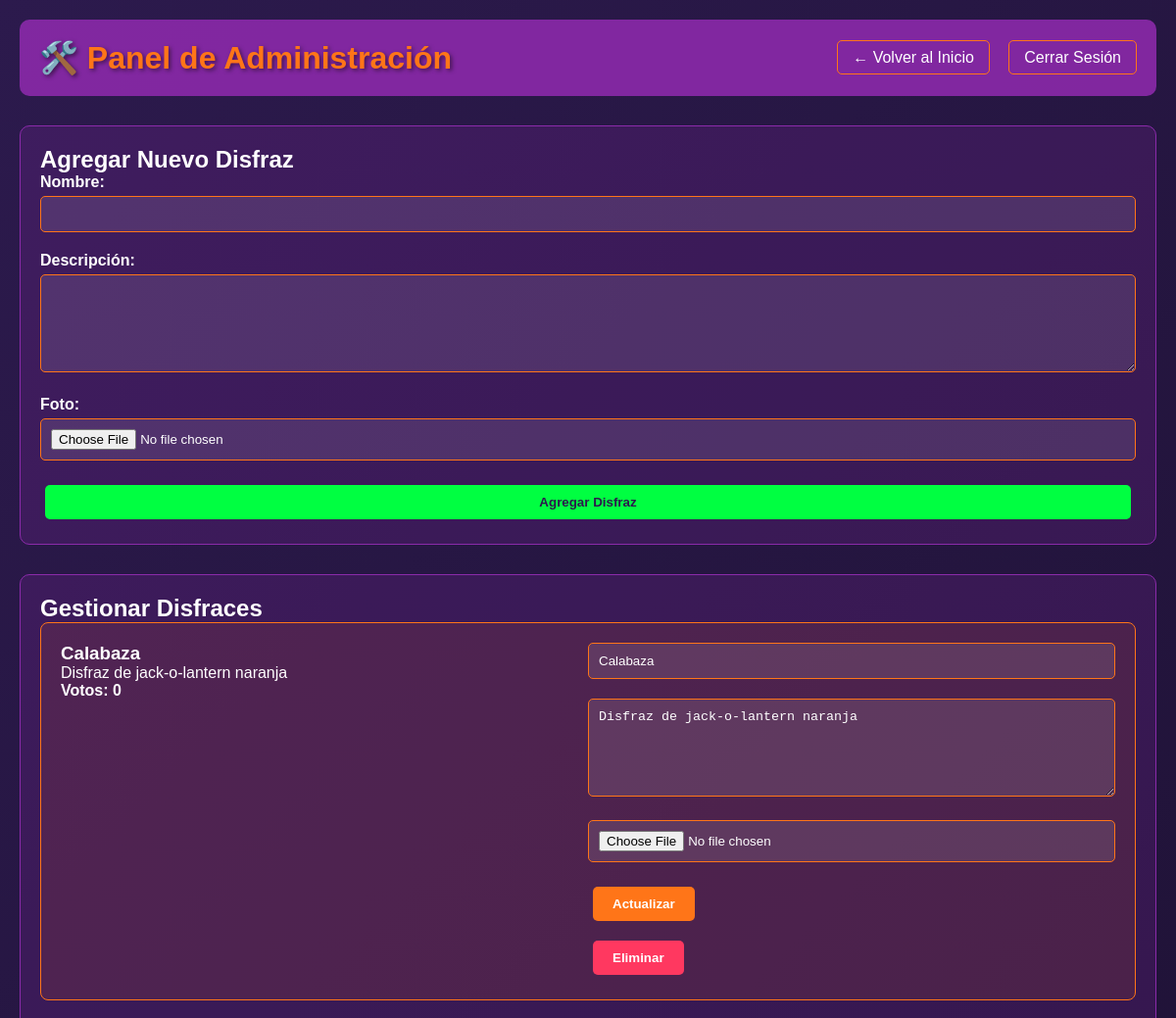
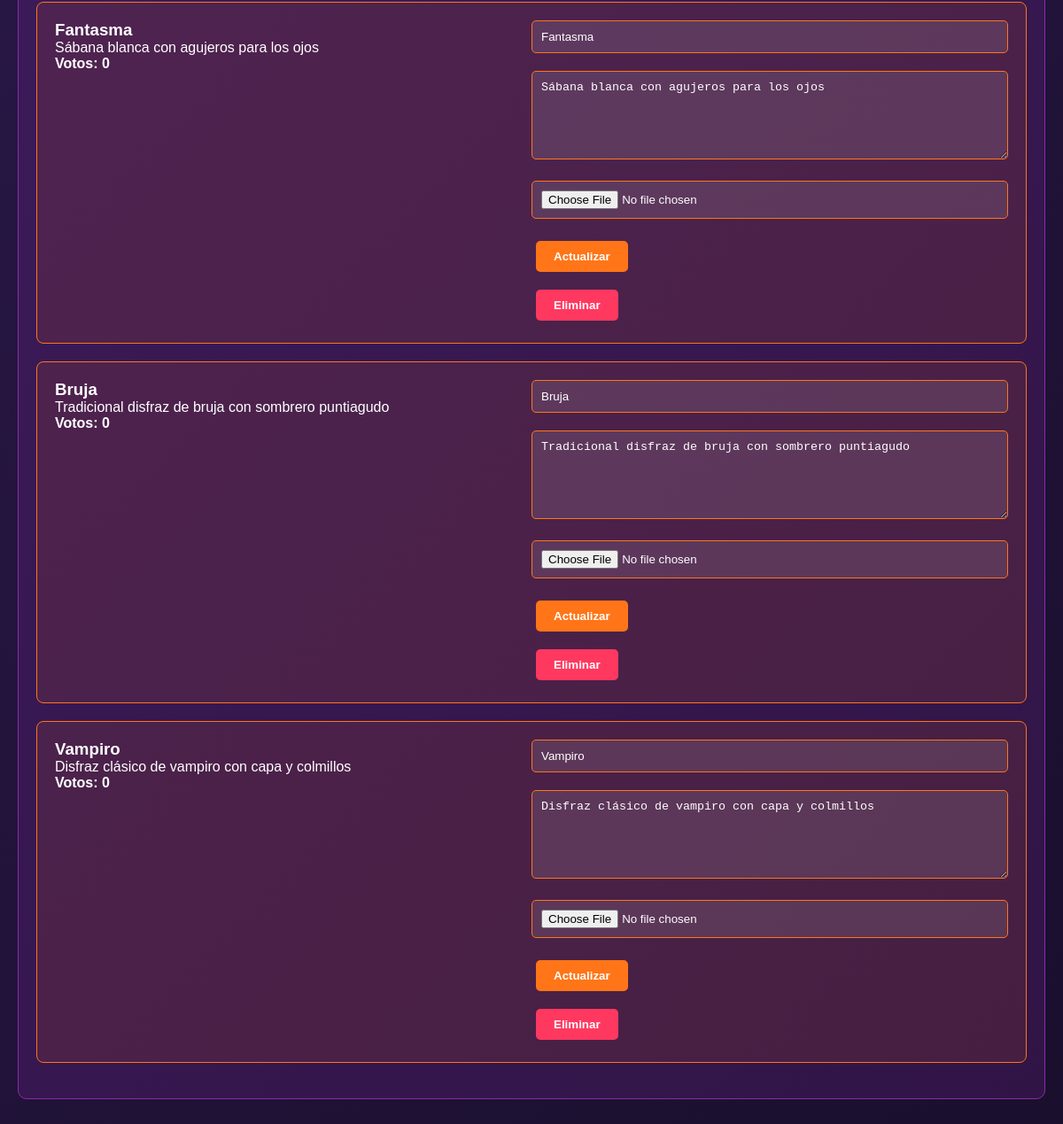
The page /includes/includes/admin.php (signed in) on the database its author committed (2 pictures, top to bottom).
### tables this page shows
CREATE TABLE disfraces (
    id INT(11) NOT NULL AUTO_INCREMENT PRIMARY KEY,
    nombre VARCHAR(50) NOT NULL,
    descripcion TEXT NOT NULL,
    votos INT(11) NOT NULL DEFAULT 0,
    foto VARCHAR(100) NOT NULL,
    foto_blob LONGBLOB,
    eliminado INT(11) NOT NULL DEFAULT 0
);

### includes/includes/seguridad.php (called while the page is built, shortened)
<?php
function sanitizar($dato) {
    return htmlspecialchars(trim($dato), ENT_QUOTES, 'UTF-8');
}
?>

### includes/includes/admin.php (the view, shortened to what this page needs)
<?php
include('includes/conexion.php');
include('includes/seguridad.php');
$disfraces = mysqli_query($con, "SELECT * FROM disfraces WHERE eliminado = 0 ORDER BY id DESC");
?>
<!DOCTYPE html>
<html lang="es">
<head>
    <link rel="stylesheet" href="css/estilos.css">
</head>
<body class="halloween-theme">
    <div class="container">
        <header>
            <h1>🛠️ Panel de Administración</h1>
            <nav>
                <a href="index.php">← Volver al Inicio</a>
                <a href="logout.php">Cerrar Sesión</a>
            </nav>
        </header>
        <main>
            <section class="admin-section">
                <h2>Agregar Nuevo Disfraz</h2>
                <form method="POST" enctype="multipart/form-data" class="disfraz-form">
                    <div class="form-group">
                        <label for="nombre">Nombre:</label>
                        <input type="text" id="nombre" name="nombre" required>
                    </div>
                    <div class="form-group">
                        <label for="descripcion">Descripción:</label>
                        <textarea id="descripcion" name="descripcion" required></textarea>
                    </div>
                    <div class="form-group">
                        <label for="foto">Foto:</label>
                        <input type="file" id="foto" name="foto" accept="image/*">
                    </div>
                    <button type="submit" name="agregar_disfraz" class="btn-primary">Agregar Disfraz</button>
                </form>
            </section>
            <section class="admin-section">
                <h2>Gestionar Disfraces</h2>
                <div class="disfraces-list">
                    <?php while($disfraz = mysqli_fetch_assoc($disfraces)): ?>
                        <div class="disfraz-admin-card">
                            <div class="disfraz-info">
                                <h3><?php echo sanitizar($disfraz['nombre']); ?></h3>
                                <p><?php echo sanitizar($disfraz['descripcion']); ?></p>
                                <p><strong>Votos: <?php echo number_format($disfraz['votos'], 0); ?></strong></p>
                            </div>
                            <div class="admin-actions">
                                <form method="POST" enctype="multipart/form-data" class="edit-form">
                                    <div class="form-group">
                                        <input type="text" name="nombre" value="<?php echo sanitizar($disfraz['nombre']); ?>" required>
                                    </div>
                                    <div class="form-group">
                                        <textarea name="descripcion" required><?php echo sanitizar($disfraz['descripcion']); ?></textarea>
                                    </div>
                                    <div class="form-group">
                                        <input type="file" name="foto" accept="image/*">
                                    </div>
                                    <button type="submit" name="editar_disfraz" class="btn-edit">Actualizar</button>
                                </form>
                                <form method="POST" class="delete-form" onsubmit="return confirm('¿Estás seguro de eliminar este disfraz?')">
                                    <button type="submit" name="eliminar_disfraz" class="btn-delete">Eliminar</button>
                                </form>
                            </div>
                        </div>
                    <?php endwhile; ?>
                </div>
            </section>
        </main>
    </div>
</body>
</html>

### includes/includes/css/estilos.css (style rules this page uses)
:root { --orange: #ff7518; --purple: #8b2aaa; --dark: #2c1a4d; --green: #00ff41; --red: #ff3860; }
* { margin: 0; padding: 0; box-sizing: border-box; }
body.halloween-theme { background: linear-gradient(135deg, var(--dark), #1a0f2d); color: white; font-family: 'Arial', sans-serif; min-height: 100vh; }
.container { max-width: 1200px; margin: 0 auto; padding: 20px; }
header { background: rgba(139, 42, 170, 0.9); padding: 20px; border-radius: 10px; margin-bottom: 30px; display: flex; justify-content: space-between; align-items: center; flex-wrap: wrap; }
header h1 { color: var(--orange); text-shadow: 2px 2px 4px rgba(0,0,0,0.5); }
nav a { color: white; text-decoration: none; margin-left: 15px; padding: 8px 15px; border: 1px solid var(--orange); border-radius: 5px; transition: all 0.3s; }
.btn-votar, .btn-primary, .btn-edit, .btn-delete { padding: 10px 20px; border: none; border-radius: 5px; cursor: pointer; font-weight: bold; transition: all 0.3s; margin: 5px; }
.btn-votar, .btn-primary { background: var(--green); color: var(--dark); }
.btn-edit { background: var(--orange); color: white; }
.btn-delete { background: var(--red); color: white; }
.auth-form, .disfraz-form { display: flex; flex-direction: column; }
.form-group { margin-bottom: 20px; }
.form-group label { display: block; margin-bottom: 5px; font-weight: bold; }
.form-group input, .form-group textarea, .form-group select { width: 100%; padding: 10px; border: 1px solid var(--orange); border-radius: 5px; background: rgba(255, 255, 255, 0.1); color: white; }
.form-group textarea { height: 100px; resize: vertical; }
.admin-section { background: rgba(139, 42, 170, 0.2); padding: 20px; border-radius: 10px; margin-bottom: 30px; border: 1px solid var(--purple); }
.disfraz-admin-card { background: rgba(255, 117, 24, 0.1); border: 1px solid var(--orange); border-radius: 8px; padding: 20px; margin-bottom: 20px; display: flex; justify-content: space-between; align-items: flex-start; flex-wrap: wrap; }
.disfraz-info { flex: 1; min-width: 300px; }
.admin-actions { flex: 1; min-width: 300px; }
.edit-form { margin-bottom: 10px; }

### rows shown on the page
disfraces: nombre "Calabaza", descripcion "Disfraz de jack-o-lantern naranja", votos "0"
disfraces: nombre "Fantasma", descripcion "Sábana blanca con agujeros para los ojos", votos "0"
disfraces: nombre "Bruja", descripcion "Tradicional disfraz de bruja con sombrero puntiagudo", votos "0"
disfraces: nombre "Vampiro", descripcion "Disfraz clásico de vampiro con capa y colmillos", votos "0"
